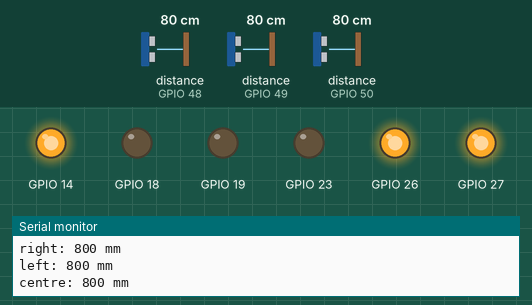
Recording of a sketch running on a simulated ESP32. Shown: output pins drawn as LEDs (lit = HIGH), the last lines printed to the serial monitor. The inputs (shaded band) are chosen by the test bench; at power-on: distance to the obstacle (sensors on GPIO 48, GPIO 49, GPIO 50) 80 cm.

Above: at 1.2 s.
1.3 s: distance to the obstacle (sensor on GPIO 48) set to 34 cm
2.8 s: distance to the obstacle (sensor on GPIO 48) set to 28 cm
At 4.0 s:
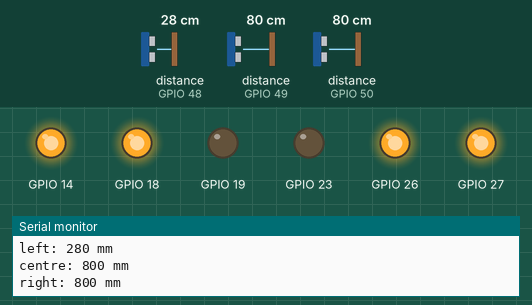
4.3 s: distance to the obstacle (sensor on GPIO 49) set to 33 cm
5.8 s: distance to the obstacle (sensor on GPIO 49) set to 29 cm
At 7.0 s:
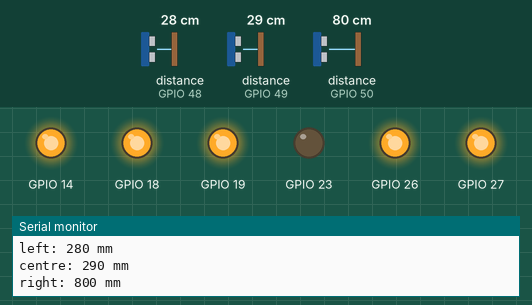
7.3 s: distance to the obstacle (sensor on GPIO 50) set to 33 cm
8.8 s: distance to the obstacle (sensor on GPIO 50) set to 28 cm
At 10.3 s:
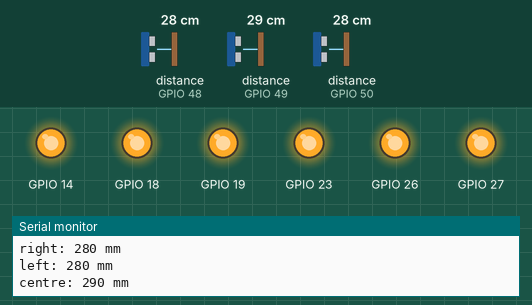
Timing chart, 0 to 11.3 s (numbered marks = the images above; inputs shaded):
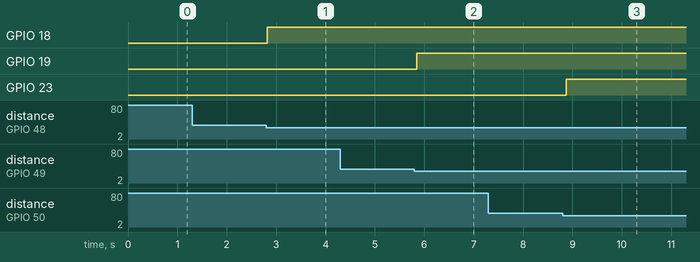

Measured:
- the behaviour switches between 31 and 30 cm on distance to the obstacle (sensor on GPIO 48) (found by bisection; images 0 and 1)
- the behaviour switches between 31 and 30 cm on distance to the obstacle (sensor on GPIO 49) (found by bisection; images 1 and 2)
- the behaviour switches between 31 and 30 cm on distance to the obstacle (sensor on GPIO 50) (found by bisection; images 2 and 3)
- after the input at 2.8 s, GPIO 18: LOW → HIGH at once
- after the input at 5.8 s, GPIO 19: LOW → HIGH after 0.05 s
- after the input at 8.8 s, GPIO 23: LOW → HIGH after 0.07 s

The sketch:

esp32_haptic_belt.ino
```cpp
/*
 * JØ7 VIREO — ESP32 directional haptic belt
 *
 * Three VL53L0X time-of-flight sensors are assigned unique I2C addresses
 * through their XSHUT pins. Each sensor activates the vibration motor in the
 * corresponding left, centre, or right belt zone when an obstacle is within
 * the configurable threshold.
 *
 * IMPORTANT: Drive each vibration motor through a suitable transistor/MOSFET
 * and flyback protection. Do not power a motor directly from an ESP32 GPIO.
 */

#include <Wire.h>
#include <Adafruit_VL53L0X.h>

namespace Pins {
constexpr uint8_t LEFT_XSHUT = 14;
constexpr uint8_t CENTRE_XSHUT = 27;
constexpr uint8_t RIGHT_XSHUT = 26;

constexpr uint8_t LEFT_MOTOR = 18;
constexpr uint8_t CENTRE_MOTOR = 19;
constexpr uint8_t RIGHT_MOTOR = 23;
}  // namespace Pins

namespace SensorAddress {
constexpr uint8_t LEFT = 0x30;
constexpr uint8_t CENTRE = 0x31;
constexpr uint8_t RIGHT = 0x32;
}  // namespace SensorAddress

constexpr uint16_t DISTANCE_THRESHOLD_MM = 300;
constexpr uint32_t SERIAL_BAUD = 115200;

Adafruit_VL53L0X leftSensor;
Adafruit_VL53L0X centreSensor;
Adafruit_VL53L0X rightSensor;

bool initialiseSensor(Adafruit_VL53L0X &sensor, uint8_t xshutPin,
                      uint8_t address, const char *name) {
  digitalWrite(xshutPin, HIGH);
  delay(10);
  if (!sensor.begin(address)) {
    Serial.print("Failed to initialise ");
    Serial.print(name);
    Serial.println(" VL53L0X sensor.");
    return false;
  }
  return true;
}

void updateZone(Adafruit_VL53L0X &sensor, uint8_t motorPin,
                const char *zoneName) {
  VL53L0X_RangingMeasurementData_t measurement;
  sensor.rangingTest(&measurement, false);

  const bool valid = measurement.RangeStatus == 0;
  const bool obstacleNear =
      valid && measurement.RangeMilliMeter <= DISTANCE_THRESHOLD_MM;

  digitalWrite(motorPin, obstacleNear ? HIGH : LOW);

  Serial.print(zoneName);
  Serial.print(": ");
  if (valid) {
    Serial.print(measurement.RangeMilliMeter);
    Serial.println(" mm");
  } else {
    Serial.print("invalid reading, status=");
    Serial.println(measurement.RangeStatus);
  }
}

void setup() {
  Serial.begin(SERIAL_BAUD);
  Wire.begin(21, 22);

  pinMode(Pins::LEFT_XSHUT, OUTPUT);
  pinMode(Pins::CENTRE_XSHUT, OUTPUT);
  pinMode(Pins::RIGHT_XSHUT, OUTPUT);

  pinMode(Pins::LEFT_MOTOR, OUTPUT);
  pinMode(Pins::CENTRE_MOTOR, OUTPUT);
  pinMode(Pins::RIGHT_MOTOR, OUTPUT);

  digitalWrite(Pins::LEFT_MOTOR, LOW);
  digitalWrite(Pins::CENTRE_MOTOR, LOW);
  digitalWrite(Pins::RIGHT_MOTOR, LOW);

  // Hold every sensor in shutdown to prevent the default-address collision.
  digitalWrite(Pins::LEFT_XSHUT, LOW);
  digitalWrite(Pins::CENTRE_XSHUT, LOW);
  digitalWrite(Pins::RIGHT_XSHUT, LOW);
  delay(10);

  const bool leftReady = initialiseSensor(
      leftSensor, Pins::LEFT_XSHUT, SensorAddress::LEFT, "left");
  const bool centreReady = initialiseSensor(
      centreSensor, Pins::CENTRE_XSHUT, SensorAddress::CENTRE, "centre");
  const bool rightReady = initialiseSensor(
      rightSensor, Pins::RIGHT_XSHUT, SensorAddress::RIGHT, "right");

  if (!(leftReady && centreReady && rightReady)) {
    Serial.println("Sensor initialisation failed. Motors remain disabled.");
    while (true) {
      digitalWrite(Pins::LEFT_MOTOR, LOW);
      digitalWrite(Pins::CENTRE_MOTOR, LOW);
      digitalWrite(Pins::RIGHT_MOTOR, LOW);
      delay(1000);
    }
  }

  Serial.println("VIREO haptic belt ready.");
}

void loop() {
  updateZone(leftSensor, Pins::LEFT_MOTOR, "left");
  updateZone(centreSensor, Pins::CENTRE_MOTOR, "centre");
  updateZone(rightSensor, Pins::RIGHT_MOTOR, "right");
  delay(20);
}
```
